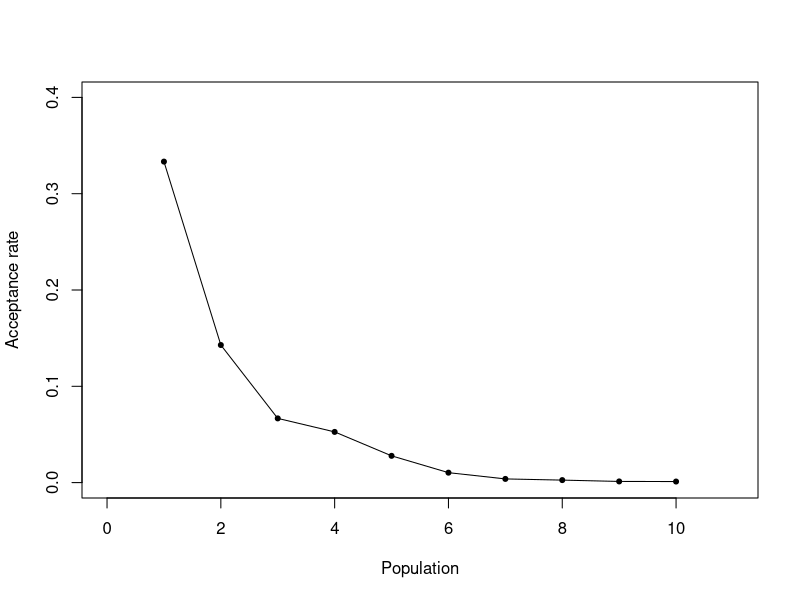

Here is the R script that generated this plot:



#ATc_accept <- c(0.25, 0.1, 0.0526315789474, 0.0263157894737, 0.0153846153846, 0.0140845070423, 0.00588235294118, 0.00324675324675, 0.00297619047619, 0.00143266475645, 0.00135317997294, 0.0020202020202)
IPTG_accept <-c(0.333333333333, 0.142857142857, 0.0666666666667, 0.0526315789474, 0.0277777777778, 0.0103092783505, 0.00381679389313, 0.00258397932817, 0.00120048019208, 0.00109170305677 )
#population_Atc <-c(1,2,3,4,5,6,7,8,9,10,11,12)
population_iptg <-c(1,2,3,4,5,6,7,8,9,10)






plot(population_iptg, IPTG_accept, xlim=c(0,11), ylim=c(0,0.4),col='black', pch=20, xlab='Population', ylab='Acceptance rate')
lines(population_iptg, IPTG_accept,col='black')
#points(population_iptg, IPTG_accept, xlim=c(0,10), ylim=c(0,0.4), col='#a50026', pch=20)
#lines(population_iptg, IPTG_accept, col='#a50026')
#legend(7, 0.35, legend=c("ATc induction", "IPTG induction"),
 #      col=c('#006837', "#a50026"), lwd=2, cex=1.2,  box.lty=0)

#abline(h=10, lty=5)
#text(1,12,"Epsilon = 10")
